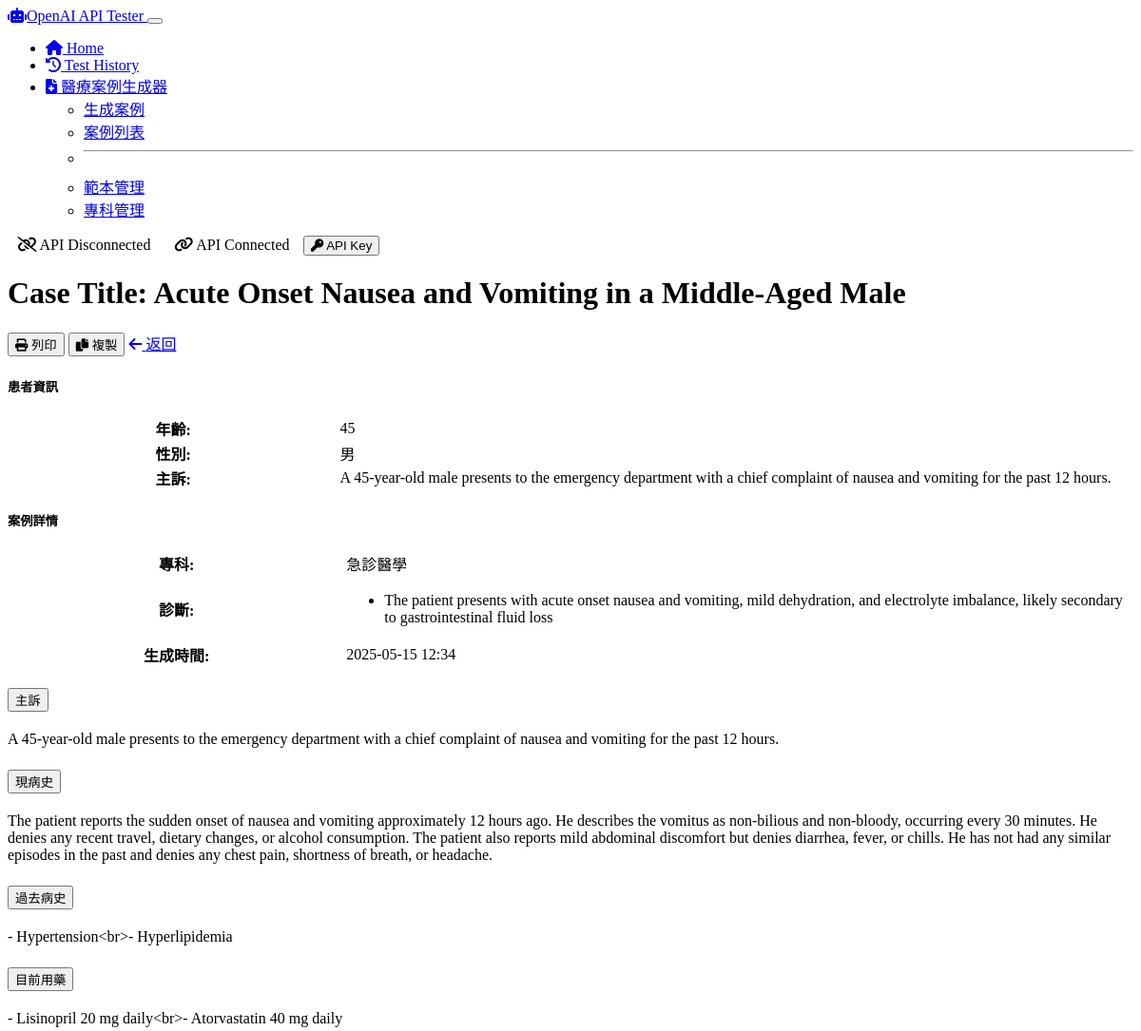
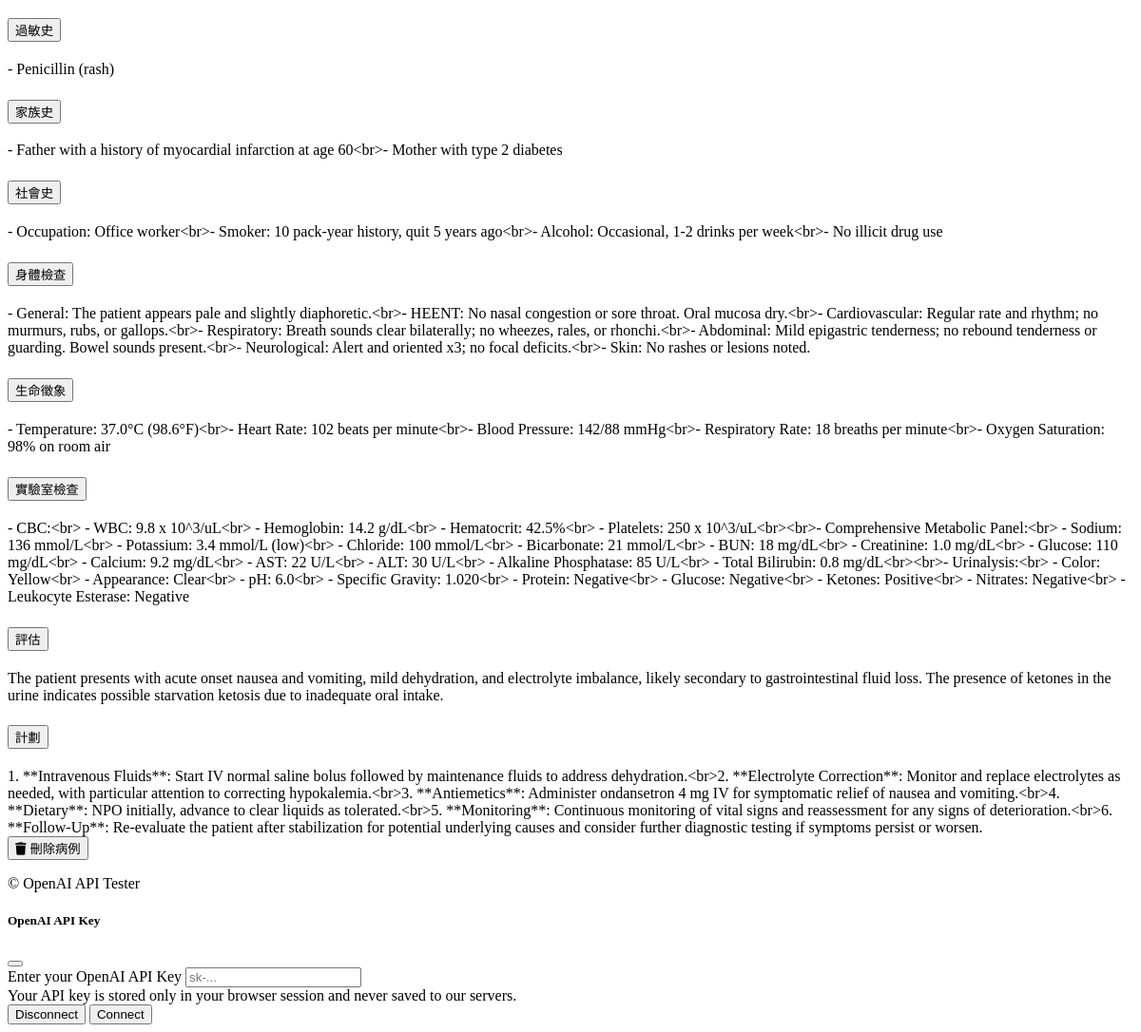
The app's page /medical/case/2 with its own data (2 pictures, top to bottom).
### models/medical_case.py (models this page shows, shortened)
class MedicalCase(db.Model):
    id = db.Column(db.Integer, primary_key=True)
    title = db.Column(db.String(200), nullable=False)
    patient_age = db.Column(db.Integer, nullable=True)
    patient_gender = db.Column(db.String(20), nullable=True)
    chief_complaint = db.Column(db.Text, nullable=False)
    history_present_illness = db.Column(db.Text, nullable=True)
    past_medical_history = db.Column(db.Text, nullable=True)
    medications = db.Column(db.Text, nullable=True)
    allergies = db.Column(db.Text, nullable=True)
    family_history = db.Column(db.Text, nullable=True)
    social_history = db.Column(db.Text, nullable=True)
    physical_examination = db.Column(db.Text, nullable=True)
    vital_signs = db.Column(db.Text, nullable=True)
    laboratory_results = db.Column(db.Text, nullable=True)
    imaging_results = db.Column(db.Text, nullable=True)
    assessment = db.Column(db.Text, nullable=True)
    plan = db.Column(db.Text, nullable=True)
    specialty_id = db.Column(db.Integer, db.ForeignKey('medical_specialty.id'), nullable=True)
    diagnoses = db.relationship('Diagnosis', backref='case', lazy=True, cascade="all, delete-orphan")
    prompt_used = db.Column(db.Text, nullable=True)
    system_message = db.Column(db.Text, nullable=True)
    ai_model = db.Column(db.String(50), nullable=True)
    created_at = db.Column(db.DateTime, default=datetime.utcnow)
    updated_at = db.Column(db.DateTime, default=datetime.utcnow, onupdate=datetime.utcnow)

class MedicalSpecialty(db.Model):
    id = db.Column(db.Integer, primary_key=True)
    name = db.Column(db.String(100), nullable=False, unique=True)
    description = db.Column(db.Text, nullable=True)
    cases = db.relationship('MedicalCase', backref='specialty', lazy=True)

class Diagnosis(db.Model):
    id = db.Column(db.Integer, primary_key=True)
    name = db.Column(db.String(200), nullable=False)
    description = db.Column(db.Text, nullable=True)
    icd_code = db.Column(db.String(20), nullable=True) # International Classification of Diseases code
    case_id = db.Column(db.Integer, db.ForeignKey('medical_case.id'), nullable=False)

### routes/medical_routes.py (the view)
@app.route('/medical/case/<int:id>', methods=['GET'])
def view_case(id):
    case = MedicalCase.query.get_or_404(id)
    return render_template('medical/view_case.html', case=case)

### app.py (called while the page is built)
@app.template_filter('nl2br')
def nl2br(value):
    if value:
        return value.replace('\n', '<br>')
    return value

### templates/medical/view_case.html (shortened to what this page needs)
{% extends 'layout.html' %}
{% block content %}
<div class="container py-4">
    <div class="mb-4 d-flex justify-content-between align-items-center">
        <h1>{{ case.title }}</h1>
        <div>
            <button class="btn btn-outline-secondary" id="printCaseBtn">
                <i class="fas fa-print me-1"></i> 列印
            </button>
            <button class="btn btn-outline-primary" id="copyCaseBtn">
                <i class="fas fa-copy me-1"></i> 複製
            </button>
            <a href="{{ url_for('list_cases') }}" class="btn btn-outline-secondary">
                <i class="fas fa-arrow-left me-1"></i> 返回
            </a>
        </div>
    </div>
    <div class="row mb-4">
        <div class="col-md-6">
            <div class="card h-100">
                <div class="card-header">
                    <h5 class="card-title mb-0">患者資訊</h5>
                </div>
                <div class="card-body">
                    <table class="table table-sm">
                        <tr>
                            <th width="30%">年齡:</th>
                            <td>{{ case.patient_age }}</td>
                        </tr>
                        <tr>
                            <th>性別:</th>
                            <td>{{ case.patient_gender }}</td>
                        </tr>
                        <tr>
                            <th>主訴:</th>
                            <td>{{ case.chief_complaint }}</td>
                        </tr>
                    </table>
                </div>
            </div>
        </div>
        <div class="col-md-6">
            <div class="card h-100">
                <div class="card-header">
                    <h5 class="card-title mb-0">案例詳情</h5>
                </div>
                <div class="card-body">
                    <table class="table table-sm">
                        <tr>
                            <th width="30%">專科:</th>
                            <td>{{ case.specialty.name if case.specialty else "未指定" }}</td>
                        </tr>
                        <tr>
                            <th>診斷:</th>
                            <td>
                                {% if case.diagnoses %}
                                    <ul class="mb-0 ps-3">
                                        {% for diagnosis in case.diagnoses %}
                                            <li>{{ diagnosis.name }}</li>
                                        {% endfor %}
                                    </ul>
                                {% else %}
                                    未指定
                                {% endif %}
                            </td>
                        </tr>
                        <tr>
                            <th>生成時間:</th>
                            <td>{{ case.created_at.strftime('%Y-%m-%d %H:%M') }}</td>
                        </tr>
                    </table>
                </div>
            </div>
        </div>
    </div>
    <div class="accordion shadow-sm" id="caseContentAccordion">
        {% if case.chief_complaint %}
        <div class="accordion-item">
            <h2 class="accordion-header" id="heading_chief_complaint">
                <button class="accordion-button" type="button" data-bs-toggle="collapse" data-bs-target="#collapse_chief_complaint" aria-expanded="true" aria-controls="collapse_chief_complaint">
                    主訴
                </button>
            </h2>
            <div id="collapse_chief_complaint" class="accordion-collapse collapse show" aria-labelledby="heading_chief_complaint" data-bs-parent="#caseContentAccordion">
                <div class="accordion-body">
                    {{ case.chief_complaint | nl2br }}
                </div>
            </div>
        </div>
        {% endif %}
        {% if case.history_present_illness %}
        <div class="accordion-item">
            <h2 class="accordion-header" id="heading_hpi">
                <button class="accordion-button collapsed" type="button" data-bs-toggle="collapse" data-bs-target="#collapse_hpi" aria-expanded="false" aria-controls="collapse_hpi">
                    現病史
                </button>
            </h2>
            <div id="collapse_hpi" class="accordion-collapse collapse" aria-labelledby="heading_hpi" data-bs-parent="#caseContentAccordion">
                <div class="accordion-body">
                    {{ case.history_present_illness | nl2br }}
                </div>
            </div>
        </div>
        {% endif %}
        {% if case.past_medical_history %}
        <div class="accordion-item">
            <h2 class="accordion-header" id="heading_pmh">
                <button class="accordion-button collapsed" type="button" data-bs-toggle="collapse" data-bs-target="#collapse_pmh" aria-expanded="false" aria-controls="collapse_pmh">
                    過去病史
                </button>
            </h2>
            <div id="collapse_pmh" class="accordion-collapse collapse" aria-labelledby="heading_pmh" data-bs-parent="#caseContentAccordion">
                <div class="accordion-body">
                    {{ case.past_medical_history | nl2br }}
                </div>
            </div>
        </div>
        {% endif %}
        {% if case.medications %}
        <div class="accordion-item">
            <h2 class="accordion-header" id="heading_meds">
                <button class="accordion-button collapsed" type="button" data-bs-toggle="collapse" data-bs-target="#collapse_meds" aria-expanded="false" aria-controls="collapse_meds">
                    目前用藥
                </button>
            </h2>
            <div id="collapse_meds" class="accordion-collapse collapse" aria-labelledby="heading_meds" data-bs-parent="#caseContentAccordion">
                <div class="accordion-body">
                    {{ case.medications | nl2br }}
                </div>
            </div>
        </div>
        {% endif %}
        {% if case.allergies %}
        <div class="accordion-item">
            <h2 class="accordion-header" id="heading_allergies">
                <button class="accordion-button collapsed" type="button" data-bs-toggle="collapse" data-bs-target="#collapse_allergies" aria-expanded="false" aria-controls="collapse_allergies">
                    過敏史
                </button>
            </h2>
            <div id="collapse_allergies" class="accordion-collapse collapse" aria-labelledby="heading_allergies" data-bs-parent="#caseContentAccordion">
                <div class="accordion-body">
                    {{ case.allergies | nl2br }}
                </div>
            </div>
        </div>
        {% endif %}
        {% if case.family_history %}
        <div class="accordion-item">
            <h2 class="accordion-header" id="heading_fam_hx">
                <button class="accordion-button collapsed" type="button" data-bs-toggle="collapse" data-bs-target="#collapse_fam_hx" aria-expanded="false" aria-controls="collapse_fam_hx">
                    家族史
                </button>
            </h2>
            <div id="collapse_fam_hx" class="accordion-collapse collapse" aria-labelledby="heading_fam_hx" data-bs-parent="#caseContentAccordion">
                <div class="accordion-body">
                    {{ case.family_history | nl2br }}
                </div>
            </div>
        </div>
        {% endif %}
        {% if case.social_history %}
        <div class="accordion-item">
            <h2 class="accordion-header" id="heading_soc_hx">
                <button class="accordion-button collapsed" type="button" data-bs-toggle="collapse" data-bs-target="#collapse_soc_hx" aria-expanded="false" aria-controls="collapse_soc_hx">
                    社會史
                </button>
            </h2>
            <div id="collapse_soc_hx" class="accordion-collapse collapse" aria-labelledby="heading_soc_hx" data-bs-parent="#caseContentAccordion">
                <div class="accordion-body">
                    {{ case.social_history | nl2br }}
                </div>
            </div>
        </div>
        {% endif %}
        {% if case.physical_examination %}
        <div class="accordion-item">
            <h2 class="accordion-header" id="heading_pe">
                <button class="accordion-button collapsed" type="button" data-bs-toggle="collapse" data-bs-target="#collapse_pe" aria-expanded="false" aria-controls="collapse_pe">
                    身體檢查
                </button>
            </h2>
            <div id="collapse_pe" class="accordion-collapse collapse" aria-labelledby="heading_pe" data-bs-parent="#caseContentAccordion">
                <div class="accordion-body">
                    {{ case.physical_examination | nl2br }}
                </div>
            </div>
        </div>
        {% endif %}
        {% if case.vital_signs %}
        <div class="accordion-item">
            <h2 class="accordion-header" id="heading_vitals">
                <button class="accordion-button collapsed" type="button" data-bs-toggle="collapse" data-bs-target="#collapse_vitals" aria-expanded="false" aria-controls="collapse_vitals">
                    生命徵象
                </button>
            </h2>
            <div id="collapse_vitals" class="accordion-collapse collapse" aria-labelledby="heading_vitals" data-bs-parent="#caseContentAccordion">
                <div class="accordion-body">
                    {{ case.vital_signs | nl2br }}
                </div>
            </div>
        </div>
        {% endif %}
        {% if case.laboratory_results %}
        <div class="accordion-item">
            <h2 class="accordion-header" id="heading_labs">
                <button class="accordion-button collapsed" type="button" data-bs-toggle="collapse" data-bs-target="#collapse_labs" aria-expanded="false" aria-controls="collapse_labs">
                    實驗室檢查
                </button>
            </h2>
            <div id="collapse_labs" class="accordion-collapse collapse" aria-labelledby="heading_labs" data-bs-parent="#caseContentAccordion">
                <div class="accordion-body">
                    {{ case.laboratory_results | nl2br }}
                </div>
            </div>
        </div>
        {% endif %}
        {% if case.assessment %}
        <div class="accordion-item">
            <h2 class="accordion-header" id="heading_assessment">
                <button class="accordion-button collapsed" type="button" data-bs-toggle="collapse" data-bs-target="#collapse_assessment" aria-expanded="false" aria-controls="collapse_assessment">
                    評估
                </button>
            </h2>
            <div id="collapse_assessment" class="accordion-collapse collapse" aria-labelledby="heading_assessment" data-bs-parent="#caseContentAccordion">
                <div class="accordion-body">
                    {{ case.assessment | nl2br }}
                </div>
            </div>
        </div>
        {% endif %}
        {% if case.plan %}
        <div class="accordion-item">
            <h2 class="accordion-header" id="heading_plan">
                <button class="accordion-button collapsed" type="button" data-bs-toggle="collapse" data-bs-target="#collapse_plan" aria-expanded="false" aria-controls="collapse_plan">
                    計劃
                </button>
            </h2>
            <div id="collapse_plan" class="accordion-collapse collapse" aria-labelledby="heading_plan" data-bs-parent="#caseContentAccordion">
                <div class="accordion-body">
                    {{ case.plan | nl2br }}
                </div>
            </div>
        </div>
        {% endif %}
    </div>
    <div class="mt-4 text-end">
        <form action="{{ url_for('delete_case', id=case.id) }}" method="POST" onsubmit="return confirm('確定要刪除這個病例嗎？此操作無法撤銷。');">
            <button type="submit" class="btn btn-danger">
                <i class="fas fa-trash me-1"></i> 刪除病例
            </button>
        </form>
    </div>
</div>
{% endblock %}

### static/css/custom.css (style rules this page uses)
.table { border-collapse: separate; border-spacing: 0; }

### records on screen
MedicalCase: title "Case Title: Acute Onset Nausea and Vomiting in a Middle-Aged Male", patient_age "45", patient_gender "男", chief_complaint "A 45-year-old male presents to the emergency department with a chief complaint of nausea and vomiting for the past 12 hours.", created_at "2025-05-15 12:34", history_present_illness "The patient reports the sudden onset of nausea and vomiting approximately 12 hours ago. He describes the vomitus as non-bilious and non-bloody, occurring every 30 minutes. He denies any recent travel, dietary changes, or alcohol consumption. The patient also reports mild abdominal discomfort but denies diarrhea, fever, or chills. He has not had any similar episodes in the past and denies any chest pain, shortness of breath, or headache.", past_medical_history "- Hypertension<br>- Hyperlipidemia", medications "- Lisinopril 20 mg daily<br>- Atorvastatin 40 mg daily", allergies "- Penicillin (rash)", family_history "- Father with a history of myocardial infarction at age 60<br>- Mother with type 2 diabetes", social_history "- Occupation: Office worker<br>- Smoker: 10 pack-year history, quit 5 years ago<br>- Alcohol: Occasional, 1-2 drinks per week<br>- No illicit drug use", physical_examination "- General: The patient appears pale and slightly diaphoretic.<br>- HEENT: No nasal congestion or sore throat. Oral mucosa dry.<br>- Cardiovascular: Regular rate and rhythm; no murmurs, rubs, or gallops.<br>- Respiratory: Breath sounds clear bilaterally; no wheezes, rales, or rhonchi.<br>- Abdominal: Mild epigastric tenderness; no rebound tenderness or guarding. Bowel sounds present.<br>- Neurological: Alert and oriented x3; no focal deficits.<br>- Skin: No rashes or lesions noted.", vital_signs "- Temperature: 37.0°C (98.6°F)<br>- Heart Rate: 102 beats per minute<br>- Blood Pressure: 142/88 mmHg<br>- Respiratory Rate: 18 breaths per minute<br>- Oxygen Saturation: 98% on room air", laboratory_results "- CBC:<br> - WBC: 9.8 x 10^3/uL<br> - Hemoglobin: 14.2 g/dL<br> - Hematocrit: 42.5%<br> - Platelets: 250 x 10^3/uL<br><br>- Comprehensive Metabolic Panel:<br> - Sodium: 136 mmol/L<br> - Potassium: 3.4 mmol/L (low)<br> - Chloride: 100 mmol/L<br> - Bicarbonate: 21 mmol/L<br> - BUN: 18 mg/dL<br> - Creatinine: 1.0 mg/dL<br> - Glucose: 110 mg/dL<br> - Calcium: 9.2 mg/dL<br> - AST: 22 U/L<br> - ALT: 30 U/L<br> - Alkaline Phosphatase: 85 U/L<br> - Total Bilirubin: 0.8 mg/dL<br><br>- Urinalysis:<br> - Color: Yellow<br> - Appearance: Clear<br> - pH: 6.0<br> - Specific Gravity: 1.020<br> - Protein: Negative<br> - Glucose: Negative<br> - Ketones: Positive<br> - Nitrates: Negative<br> - Leukocyte…", assessment "The patient presents with acute onset nausea and vomiting, mild dehydration, and electrolyte imbalance, likely secondary to gastrointestinal fluid loss. The presence of ketones in the urine indicates possible starvation ketosis due to inadequate oral intake.", plan "1. **Intravenous Fluids**: Start IV normal saline bolus followed by maintenance fluids to address dehydration.<br>2. **Electrolyte Correction**: Monitor and replace electrolytes as needed, with particular attention to correcting hypokalemia.<br>3. **Antiemetics**: Administer ondansetron 4 mg IV for symptomatic relief of nausea and vomiting.<br>4. **Dietary**: NPO initially, advance to clear liquids as tolerated.<br>5. **Monitoring**: Continuous monitoring of vital signs and reassessment for any signs of deterioration.<br>6. **Follow-Up**: Re-evaluate the patient after stabilization for potential underlying causes and consider further diagnostic testing if symptoms persist or worsen."
MedicalSpecialty: specialty "急診醫學"
Diagnosis: name "The patient presents with acute onset nausea and vomiting, mild dehydration, and electrolyte imbalance, likely secondary to gastrointestinal fluid loss"
